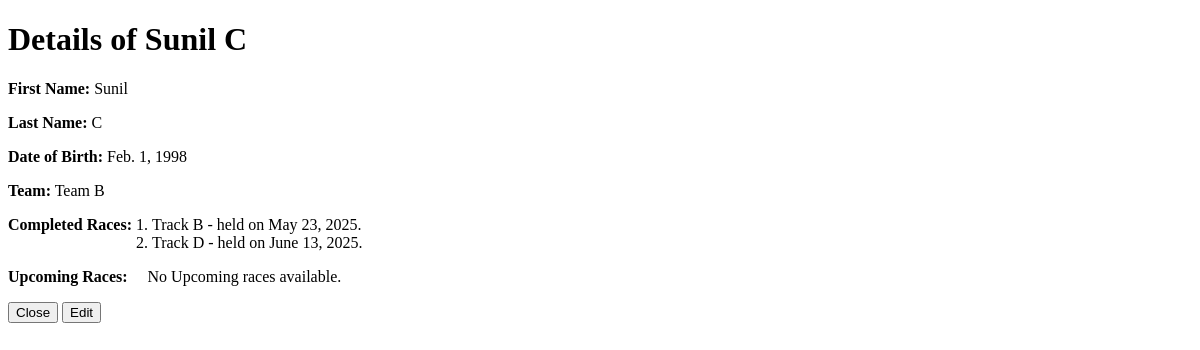
Page /racing/drivers/view/13/ on the earlier database version.
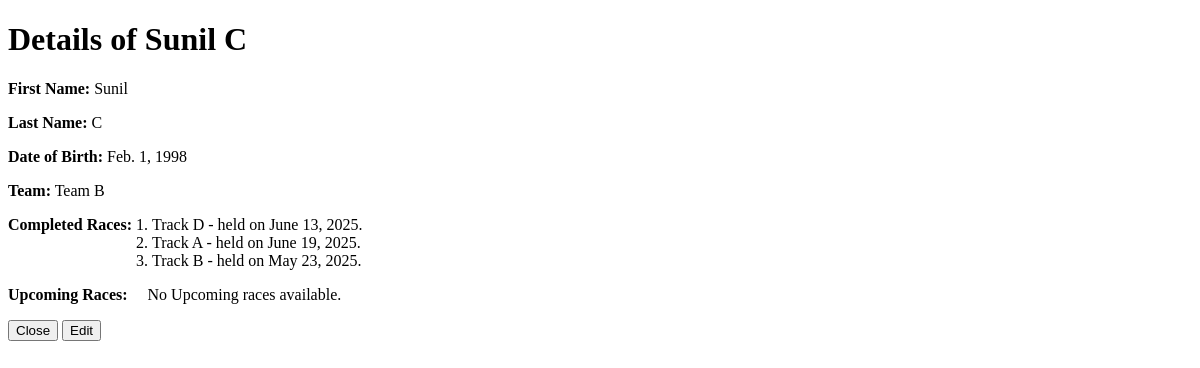
Same page on the later database version.
### racing/models.py (models this page shows, shortened)
class Race(models.Model):
    track_name = models.CharField(max_length=256, unique=True)
    city = models.CharField()
    country = models.CharField()
    race_date = models.DateField()
    registration_closure_date = models.DateField(null=True, blank=True)
    drivers = models.ManyToManyField(Driver, blank=True, related_name='races')

### racing/views.py (the view)
# urls.py: path('racing/drivers/view/<int:pk>/', views.driver_view, name='driver_view'),
def driver_view(request, pk):
    try:
        driver = Driver.objects.get(id=pk)
        return render(request, 'drivers/driver_view.html',{'driver': driver})
    except Driver.DoesNotExist:
        messages.error(request, "Driver not found.")
        return redirect('driver_list')

### racing/models.py (called while the page is built)
    def completed_races(self):
        return self.races.filter(race_date__lt=date.today())

    def upcoming_races(self):
        return self.races.filter(race_date__gte=date.today())

### template/drivers/driver_view.html (shortened to what this page needs)
{% load static %}
<!DOCTYPE html>
<html>
<head>
    <link rel="stylesheet" type="text/css" href="{% static 'css/styles.css' %}">
</head>
<body>
    <h1>Details of {{ driver.first_name }} {{ driver.last_name }}</h1>
    <p><strong>First Name:</strong> {{ driver.first_name }}</p>
    <p><strong>Last Name:</strong> {{ driver.last_name }}</p>
    <p><strong>Date of Birth:</strong> {{ driver.date_of_birth }}</p>
    <p><strong>Team:</strong>
        {% if driver.team %} {{ driver.team.team_name }} {% else %} None.
        {% endif %}
    </p>
    <div class="driver-races">
        <strong>Completed Races:</strong>
        <ol>
            {% for race in driver.completed_races %}
                    <li>{{ race.track_name }} - held on {{ race.race_date }}.</li>
                {% empty %}
                    No Completed races available.
                {% endfor %}
        </ol>
    </div>
    <div class="driver-races">
        <strong>Upcoming Races:</strong>
        <ol>
            {% for race in driver.upcoming_races %}
                    <li>{{ race.track_name }} - scheduled for {{ race.race_date }}, registration closes on {{ race.registration_closure_date | default:'(no data available).'}}</li>
                {% empty %}
                    No Upcoming races available.
                {% endfor %}
        </ol>
    </div>
    <a href="{% url 'driver_list' %}"><button type="button">Close</button></a>
    <a href="{% url 'driver_edit' driver.id %}"><button type="submit">Edit</button></a>
</body>
</html>

Differences in the rows shown:
shown differently, row unchanged: Race "Track D": moves up the list
added Race: track_name "Track A", race_date "June 19, 2025"
